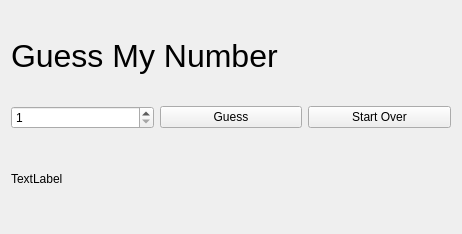
<?xml version="1.0" encoding="UTF-8"?>
<ui version="4.0">
 <class>Widget</class>
 <widget class="QWidget" name="Widget">
  <property name="geometry">
   <rect>
    <x>0</x>
    <y>0</y>
    <width>462</width>
    <height>234</height>
   </rect>
  </property>
  <property name="windowTitle">
   <string>Guess My Number</string>
  </property>
  <layout class="QVBoxLayout" name="verticalLayout">
   <item>
    <widget class="QLabel" name="titleLabel">
     <property name="font">
      <font>
       <pointsize>24</pointsize>
      </font>
     </property>
     <property name="text">
      <string>Guess My Number</string>
     </property>
    </widget>
   </item>
   <item>
    <layout class="QHBoxLayout" name="horizontalLayout">
     <item>
      <widget class="QSpinBox" name="numberSpinbox">
       <property name="minimum">
        <number>1</number>
       </property>
       <property name="maximum">
        <number>10</number>
       </property>
      </widget>
     </item>
     <item>
      <widget class="QPushButton" name="guessButton">
       <property name="text">
        <string>Guess</string>
       </property>
      </widget>
     </item>
     <item>
      <widget class="QPushButton" name="startOverButton">
       <property name="text">
        <string>Start Over</string>
       </property>
      </widget>
     </item>
    </layout>
   </item>
   <item>
    <widget class="QLabel" name="messageLabel">
     <property name="text">
      <string>TextLabel</string>
     </property>
    </widget>
   </item>
  </layout>
 </widget>
 <resources/>
 <connections/>
</ui>
